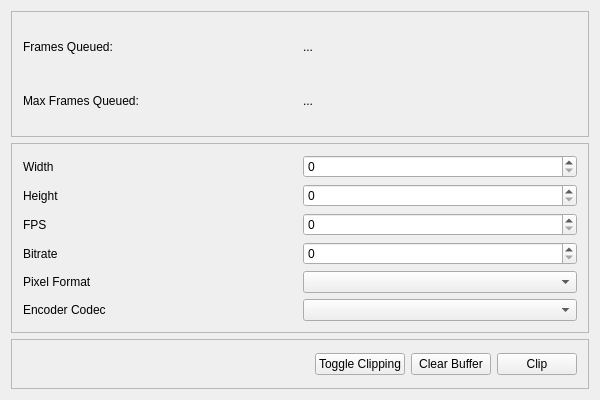
<?xml version="1.0" encoding="UTF-8"?>
<ui version="4.0">
 <class>ClippingControlsWidgetClass</class>
 <widget class="QWidget" name="ClippingControlsWidgetClass">
  <property name="geometry">
   <rect>
    <x>0</x>
    <y>0</y>
    <width>600</width>
    <height>400</height>
   </rect>
  </property>
  <property name="windowTitle">
   <string>ClippingControlsWidget</string>
  </property>
  <layout class="QVBoxLayout" name="verticalLayout">
   <property name="sizeConstraint">
    <enum>QLayout::SizeConstraint::SetDefaultConstraint</enum>
   </property>
   <item>
    <widget class="QFrame" name="frame">
     <property name="frameShape">
      <enum>QFrame::Shape::StyledPanel</enum>
     </property>
     <property name="frameShadow">
      <enum>QFrame::Shadow::Raised</enum>
     </property>
     <layout class="QGridLayout" name="gridLayout_2">
      <item row="0" column="0">
       <widget class="QLabel" name="label_8">
        <property name="text">
         <string>Frames Queued:</string>
        </property>
       </widget>
      </item>
      <item row="0" column="1">
       <widget class="QLabel" name="labelFramesQueued">
        <property name="text">
         <string>...</string>
        </property>
       </widget>
      </item>
      <item row="2" column="0">
       <widget class="QLabel" name="label_7">
        <property name="text">
         <string>Max Frames Queued:</string>
        </property>
       </widget>
      </item>
      <item row="2" column="1">
       <widget class="QLabel" name="labelMaxFramesQueued">
        <property name="text">
         <string>...</string>
        </property>
       </widget>
      </item>
     </layout>
    </widget>
   </item>
   <item>
    <widget class="QFrame" name="frameParameters">
     <property name="frameShape">
      <enum>QFrame::Shape::StyledPanel</enum>
     </property>
     <property name="frameShadow">
      <enum>QFrame::Shadow::Raised</enum>
     </property>
     <layout class="QGridLayout" name="gridLayout">
      <item row="2" column="1">
       <widget class="QSpinBox" name="spinBox_3"/>
      </item>
      <item row="0" column="0">
       <widget class="QLabel" name="label">
        <property name="text">
         <string>Width</string>
        </property>
       </widget>
      </item>
      <item row="1" column="1">
       <widget class="QSpinBox" name="spinBox_2"/>
      </item>
      <item row="0" column="1">
       <widget class="QSpinBox" name="spinBox"/>
      </item>
      <item row="1" column="0">
       <widget class="QLabel" name="label_2">
        <property name="text">
         <string>Height</string>
        </property>
       </widget>
      </item>
      <item row="4" column="1">
       <widget class="QComboBox" name="dropdownPixelFormat"/>
      </item>
      <item row="2" column="0">
       <widget class="QLabel" name="label_3">
        <property name="text">
         <string>FPS</string>
        </property>
       </widget>
      </item>
      <item row="3" column="1">
       <widget class="QSpinBox" name="spinBox_4"/>
      </item>
      <item row="3" column="0">
       <widget class="QLabel" name="label_4">
        <property name="text">
         <string>Bitrate</string>
        </property>
       </widget>
      </item>
      <item row="5" column="0">
       <widget class="QLabel" name="label_6">
        <property name="text">
         <string>Encoder Codec</string>
        </property>
       </widget>
      </item>
      <item row="4" column="0">
       <widget class="QLabel" name="label_5">
        <property name="text">
         <string>Pixel Format</string>
        </property>
       </widget>
      </item>
      <item row="5" column="1">
       <widget class="QComboBox" name="dropdownEncoderCodec"/>
      </item>
     </layout>
    </widget>
   </item>
   <item>
    <widget class="QFrame" name="frameButtons">
     <property name="maximumSize">
      <size>
       <width>16777215</width>
       <height>50</height>
      </size>
     </property>
     <property name="frameShape">
      <enum>QFrame::Shape::StyledPanel</enum>
     </property>
     <property name="frameShadow">
      <enum>QFrame::Shadow::Raised</enum>
     </property>
     <layout class="QHBoxLayout" name="horizontalLayout">
      <item>
       <spacer name="horizontalSpacer">
        <property name="orientation">
         <enum>Qt::Orientation::Horizontal</enum>
        </property>
        <property name="sizeHint" stdset="0">
         <size>
          <width>40</width>
          <height>20</height>
         </size>
        </property>
       </spacer>
      </item>
      <item>
       <widget class="QPushButton" name="buttonToggleClipping">
        <property name="text">
         <string>Toggle Clipping</string>
        </property>
       </widget>
      </item>
      <item>
       <widget class="QPushButton" name="buttonClearBuffer">
        <property name="text">
         <string>Clear Buffer</string>
        </property>
       </widget>
      </item>
      <item>
       <widget class="QPushButton" name="buttonClip">
        <property name="text">
         <string>Clip</string>
        </property>
       </widget>
      </item>
     </layout>
    </widget>
   </item>
  </layout>
 </widget>
 <layoutdefault spacing="6" margin="11"/>
 <resources/>
 <connections/>
</ui>
